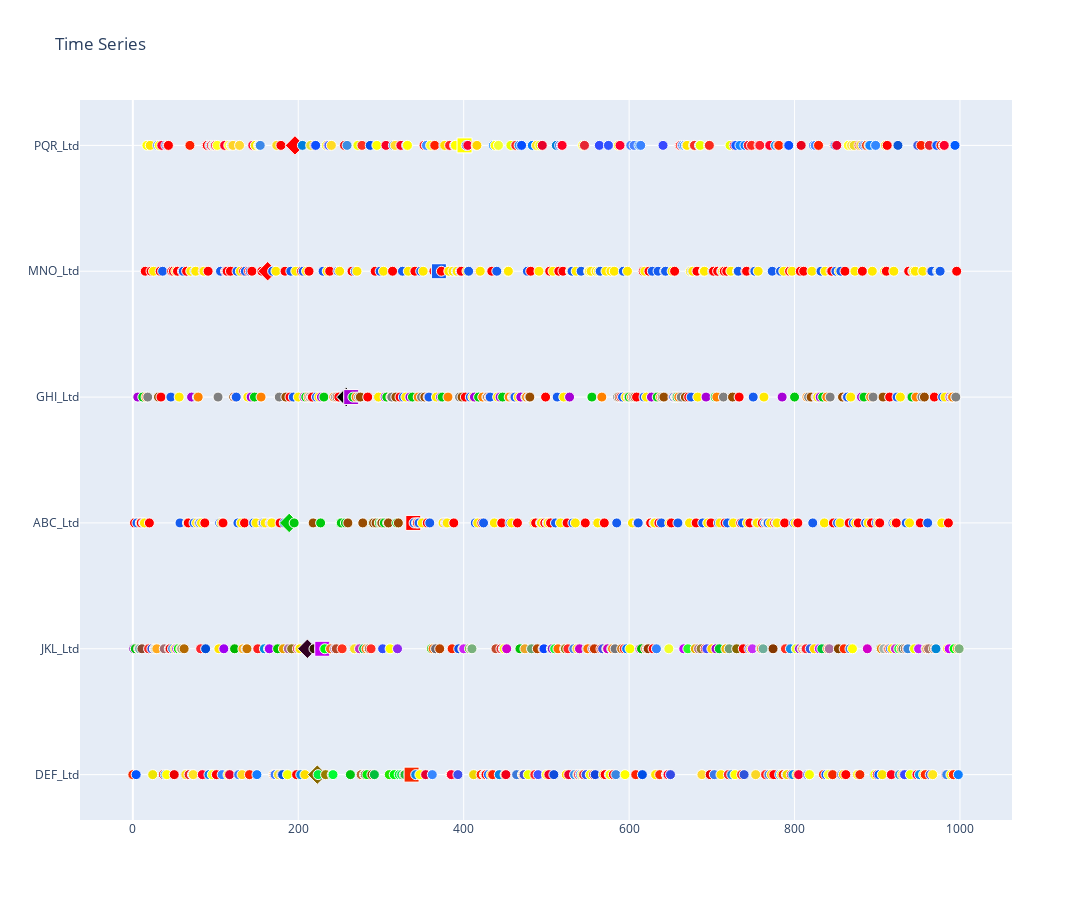

The code cell stored with this chart in its notebook:
### Markdown cell above
## We will make use of Plotly to visualise what is going on

Below is a plot of the timeseries of colours we have created

### Code cell
# library to plot data
#
import plotly.graph_objects as go


# lists to hold x y coordinates of each Rainbow Trade
#
x = []
y = []

# list of RGB colours for each Rainbow Trade
#
colours = []

# list of labels to be displayed when mouse hovers over a Rainbow Trade
#
labels = []

# size of plot for each Rainbow Trade
#
size = []

# the type of marker per trade
#
symbol = []

for trade_id in range(len(simulated_data)):

    # a coloured blob for each trade
    #
    x.append(trade_id)
    y.append(simulated_data[trade_id]['client'])
    
    if ('anomaly_trade_id' in client_state[simulated_data[trade_id]['client']] and client_state[simulated_data[trade_id]['client']]['anomaly_trade_id'] == trade_id):
        
        size.append(15)
        
        symbol.append('diamond')
        
        trade_class = 'ABNORMAL'
    
    elif ('normal_trade_id' in client_state[simulated_data[trade_id]['client']] and client_state[simulated_data[trade_id]['client']]['normal_trade_id'] == trade_id):
        
        size.append(15)
        
        symbol.append('square')
        
        trade_class = 'NORMAL'
        
    else:
        size.append(10)
        symbol.append('circle')
        trade_class = ''

        
    # specify the hover text
    #
    labels.append('client: {} r: {} g: {} b: {} {}'.format(simulated_data[trade_id]['client'], simulated_data[trade_id]['r'], simulated_data[trade_id]['g'], simulated_data[trade_id]['b'], trade_class))
        
    # specify the colour for this blob
    #
    colours.append('rgb({},{},{})'.format(simulated_data[trade_id]['r'], simulated_data[trade_id]['g'], simulated_data[trade_id]['b']))
    
    
# the coloured points
#
ts_points = go.Scatter(x=x, y=y, hovertext=labels, mode='markers', marker=dict(size=size, color=colours, opacity=1.0, symbol=symbol))

# a plot consists of a figure object
#
fig = go.Figure(data=[ts_points])
fig.update_layout(width=2000, height=900, title=dict(text='Time Series'))
fig.show()

### Figure 1 — Plotly figure (JSON) as saved in the notebook; plotly's stock layout.template omitted (floating-point values rounded to 4 significant figures; data arrays with more than 128 entries replaced by an {"elided": "..."} marker saying what was removed)
{"data": [{"hovertext": {"elided": "1000 str values"}, "marker": {"color": {"elided": "1000 str values"}, "opacity": 1, "size": {"elided": "1000 int values"}, "symbol": {"elided": "1000 str values"}}, "mode": "markers", "type": "scatter", "x": {"elided": "1000 int values"}, "y": {"elided": "1000 str values"}}], "layout": {"height": 900, "title": {"text": "Time Series"}, "width": 2000, "xaxis": {"autorange": true, "range": [-59.72, 1059.0], "type": "linear"}, "yaxis": {"autorange": true, "range": [-0.3605, 5.361], "type": "category"}}}
